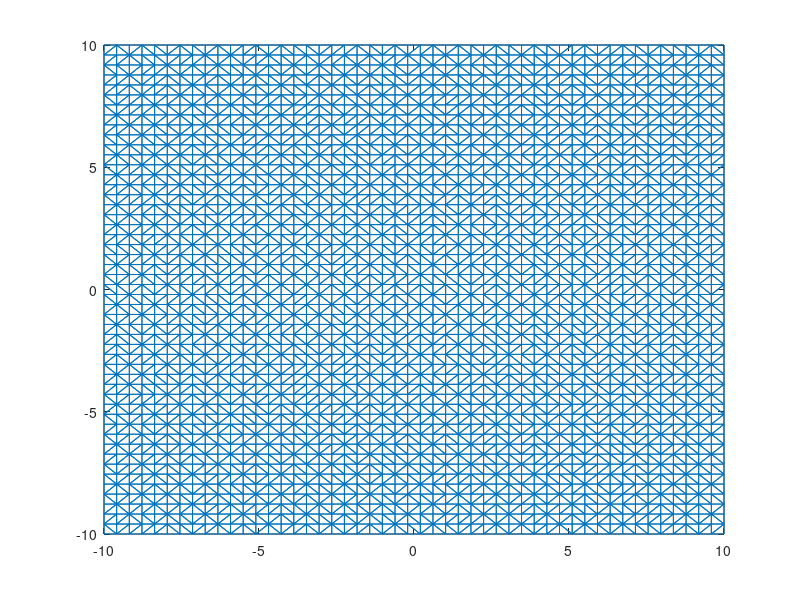
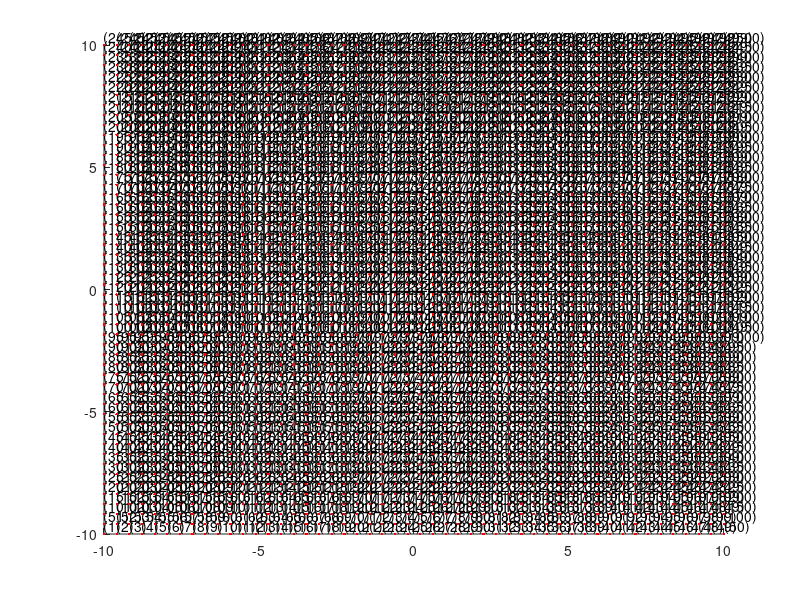
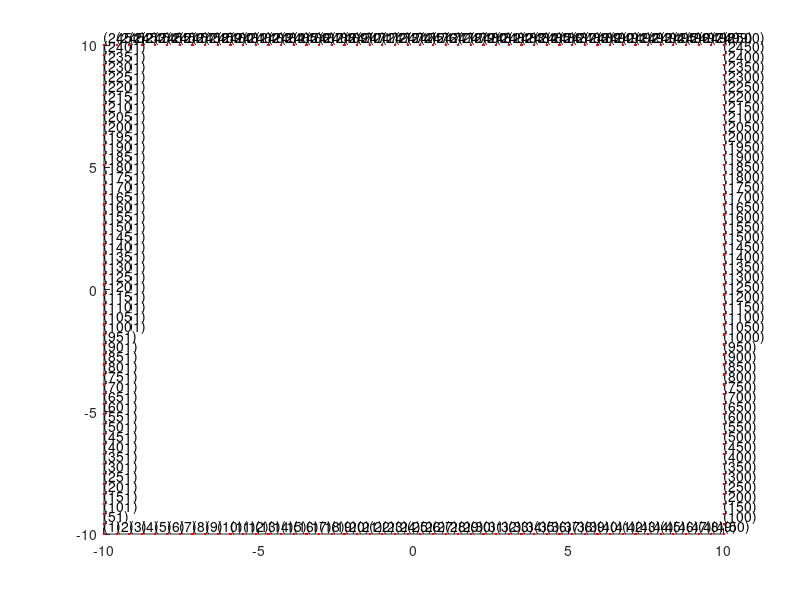

The MATLAB source for these figures, in order:
clc;
clear all;
close all
format long g;

% Mesh file generation:
nsdim = 2;
ndivl = 50;
ndivw = 50;
xx = linspace(-10.0,10.0,ndivl);
yy = linspace(-10.0,10.0,ndivw);
[X,Y] = meshgrid(xx,yy);
TRI = delaunay(X,Y);

triplot(TRI, X(:), Y(:));

data = [X(:),Y(:)];
data = data';

numnod = size(data,2);
ntriangle = size(TRI,1);

x = data(1,:);
y = data(2,:);

coord = zeros(3,numnod);
coord(1,:) = 1:1:numnod;
coord(2,:) = y;
coord(3,:) = x;

% Check:
figure
strValues1 = strtrim((num2str([coord(1,:)'],'(%d)')));
text(coord(2,:),coord(3,:),strValues1,'VerticalAlignment','bottom');
hold on;
plot(coord(2,:)',coord(3,:)','r.','Markersize',6);
hold off;

TRI = TRI';
ITER = 1000;
TOL = 1.E-014;
OBJ_FUNC = 'jaynes';
PRIOR = 'gaussian-rbf';
strdim = num2str(nsdim);
strn = num2str(numnod);

filename1 = [strdim 'd_' strn '_Nodes_Structured_mesh.dat'];

fileID1 = fopen(filename1,'w');
fprintf(fileID1,'%5s %5s\n','NSD','NODES');
fprintf(fileID1,'%d %d\n',nsdim, numnod);
fprintf(fileID1,'%10s\n','ELEMS');
fprintf(fileID1,'%d\n',ntriangle);
fprintf(fileID1,'%10s\n','COORD');
fprintf(fileID1,'%d %20.16f %20.16f\n',coord);
fprintf(fileID1,'%10s\n','CONNECTIVITY');
fprintf(fileID1,'%d %d %d\n',TRI);
fprintf(fileID1,'%10s %10s\n','ITER','TOL');
fprintf(fileID1,'%d %20.16f\n',ITER, TOL);
fprintf(fileID1,'%10s %10s\n','PRIOR','OBJ-FUNC');
fprintf(fileID1,'%10s %10s\n',PRIOR,OBJ_FUNC);
fclose(fileID1);

% Determining the boundary nodes in the domain [0, 1] X [0, 1]
bcnod = [];
for i=1:numnod
    if (coord(2,i) == min(x)) || (coord(2,i) == max(x))
        bcnod = [bcnod i];
    end
end

for i=1:numnod
    if (coord(3,i) == min(y)) || (coord(3,i) == max(y))
        bcnod = [bcnod i];
    end
end

bcnod = unique(bcnod);
lthu = length(bcnod);
% Check:
figure
strValues2 = strtrim((num2str([bcnod'],'(%d)')));
text(coord(2,bcnod)',coord(3,bcnod)',strValues2,'VerticalAlignment','bottom');
hold on;
plot(coord(2,bcnod), coord(3,bcnod), 'r.','Markersize',6);

for i=1:lthu
    for j=1:size(coord,2)
        if (coord(1,j) == bcnod(i))
            nodval(i) = 0.0; 
        end
    end
end
bcdata = [bcnod; nodval];

filename2 = [strdim 'd_' strn '_Nodes_Structured_ebc.dat'];

fileID2 = fopen(filename2,'w');
fprintf(fileID2,'%10s\n','NUMBER');
fprintf(fileID2,'%d\n',lthu);
fprintf(fileID2,'%10s %10s\n','NOD', 'VAL');
fprintf(fileID2,'%d %20.16f\n',bcdata);
fclose(fileID2);






